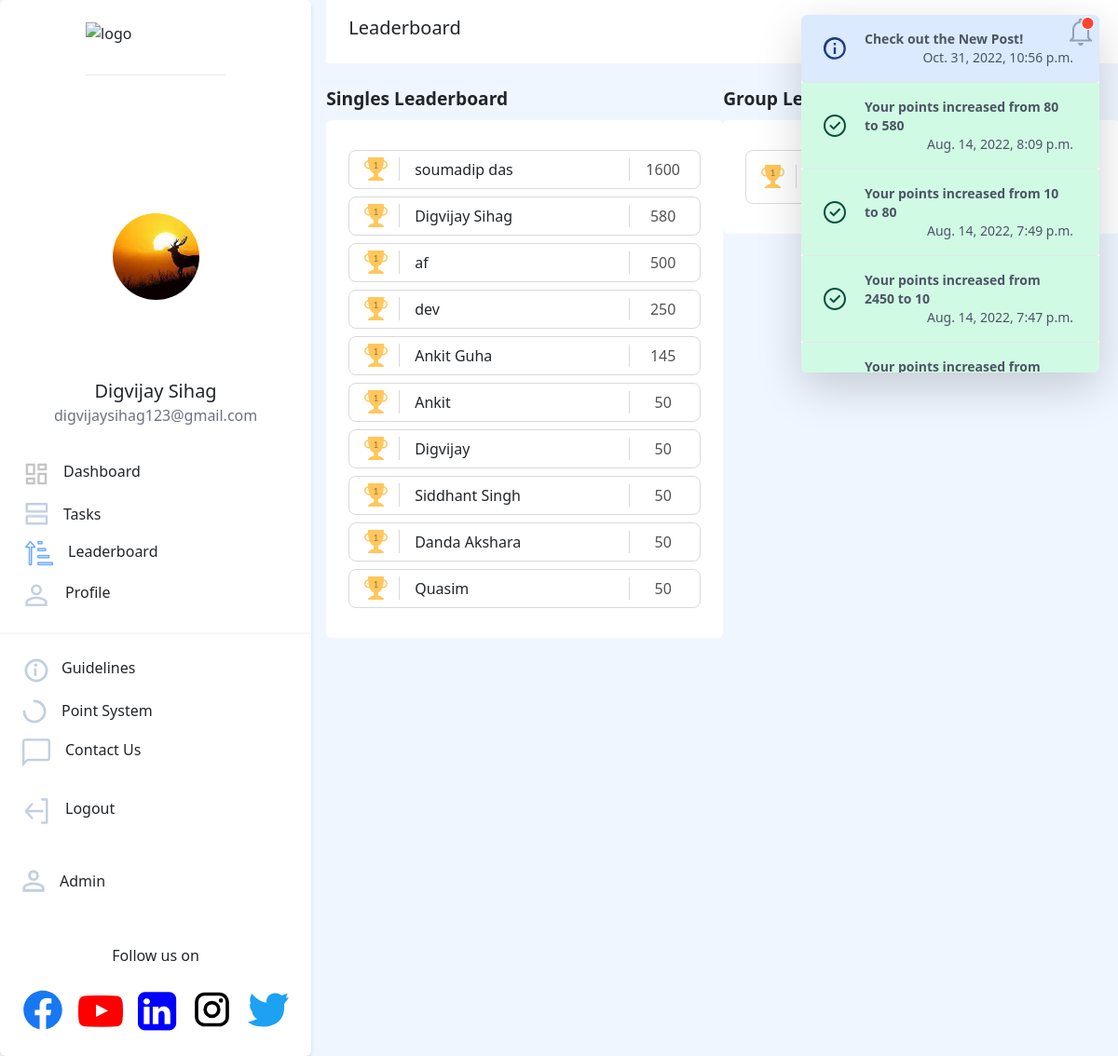
Screenshot of /leaderboard/ (signed in) with the database file from the repository.
### users/models.py (models this page shows, shortened)
class NewUser(AbstractBaseUser, PermissionsMixin):
    id = models.SlugField(primary_key=True, default=uuid.uuid4)
    alcherid = models.CharField(
        max_length=9, blank=True, unique=True, default=create_new_ref_number)
    img = models.ImageField(
        upload_to="image-uploads/", default='image-uploads/user.png')
    email = models.EmailField(_('email address'), unique=True)
    username = models.CharField(max_length=150, unique=False, default="user")
    firstname = models.CharField(max_length=150, blank=True)
    phone = PhoneNumberField(unique=False, blank=True)
    graduation_year = models.CharField(max_length=200, unique=False)
    college_state = models.CharField(max_length=200, unique=False)
    college_city = models.CharField(max_length=200, unique=False)
    college_name = models.CharField(max_length=200, unique=False)
    position_of_responsibility = models.CharField(
        max_length=200, unique=False, blank=True)
    interested_modules = models.CharField(
        max_length=200, unique=False, blank=True)
    instahandle = models.CharField(
        max_length=200, blank=True, unique=True, )
    referred_by = models.CharField(
        max_length=9, blank=True)
    referrals = models.IntegerField(default=0)
    date_joined = models.DateTimeField(default=timezone.now)
    provider = models.CharField(max_length=200, unique=False, default="email")
    about = models.TextField(_('about'), max_length=500, blank=True)
    is_staff = models.BooleanField(default=False)
    is_active = models.BooleanField(default=False)
    objects = CustomAccountManager()
    points = models.IntegerField(default=250)
    tasks = models.IntegerField(default=0)
    USERNAME_FIELD = 'email'
    REQUIRED_FIELDS = ['firstname']

class UserGroup(models.Model):
    id = models.SlugField(primary_key=True, default=uuid.uuid4)
    leader = models.ForeignKey(
        'NewUser', related_name='leader', on_delete=models.CASCADE)
    executive = models.ForeignKey(
        'NewUser', related_name='executive', on_delete=models.CASCADE)
    college_state = models.CharField(max_length=200, unique=False)
    college_city = models.CharField(max_length=200, unique=False)
    college_name = models.CharField(max_length=200, unique=False)
    @property
    def getPoints(self):
        return self.leader.points + self.executive.points
    referred_by = models.CharField(
        max_length=9, blank=True)

### dashboard/models.py (models this page shows, shortened)
class Notifications(models.Model):
    TYPECHOICES = [
        ('Success', 'Success'),
        ('Warning', 'Warning'),
        ('Info', 'Info'),
    ]
    id = models.SlugField(primary_key=True, default=uuid.uuid4)
    message = models.CharField(max_length=200)
    user = models.ForeignKey(
        'users.NewUser', default=None, null=True,blank=True, on_delete=models.CASCADE)
    created_on = models.DateTimeField(default=timezone.now)
    type = models.CharField(max_length=200,choices=TYPECHOICES)
    isread=models.BooleanField(default=False)

### dashboard/views.py (the view)
# urls.py: path('leaderboard/', dashboard_views.leaderboard, name='leaderboard'),
@login_required
def leaderboard(request):
    notification_list = Notifications.objects.filter(
            Q(user=request.user) | Q(user=None)).order_by('-created_on')
    isread = True
    notification_list = Notifications.objects.filter(
        Q(user=request.user) | Q(user=None)).order_by('-created_on')
    for notif in notification_list:
        if not notif.isread:
            isread = False
            break
    users = NewUser.objects.filter(is_active=True).order_by('-points')[:10]
    teamPoints=[]
    teamPoints.append(UserGroup.objects.first().getPoints)
    groupUsers=sorted(UserGroup.objects.all(), key=lambda t: t.getPoints,reverse=True)[:5]
    paginator1 = Paginator(users,5)
    paginator2 = Paginator(groupUsers,5)
    page_number1 = request.GET.get('page')
    page_number2 = request.GET.get('page')
    page_obj1= paginator1.get_page(page_number1)
    page_obj2= paginator2.get_page(page_number2)
    context = {
        'heading': "Leaderboard",
        'users': users,
        'grpusers': groupUsers,
        'notification_list': notification_list, 'isread': isread,
        'index': page_obj1,
        'index1':page_obj2,
    }
    return render(request, 'dashboard/complete_leaderboard.html', context)

### templates/dashboard/complete_leaderboard.html (shortened to what this page needs)
{% extends '../basic.html'%}
{% load static %}
{% block body %}
<body class="bg-blue-50 ">
    <div class="flex">
        {% include "../navbar.html" %}
        <div style="display: flex; flex-direction: row; justify-content: space-evenly; " class="leaderboard-body">
            <div class="leaderboard1" style="display:flex; flex-direction: column;">
                <div class="mt-4" style="font-size: larger;font-weight: bolder;">Singles Leaderboard</div>
                <div class="flex">
                    <div class="bg-white mt-2 rounded p-6 leaderboard-ind">
                        {% for user in users %}
                        <div class="px-3 my-2"
                            style="border: 1px solid rgb(218, 218, 218); border-radius: 8px; display: flex; align-items: center;">
                            <div class="pr-3" style="border-right: 1px solid rgb(218, 218, 218)"><img
                                    src="{% static 'images/gold.png' %}"></div>
                            <div class="ml-4 my-2">{{ user.firstname }} {{ user.lastname }}</div>
                            <div class="ml-auto pl-3"
                                style="border-left: 1px solid rgb(218, 218, 218);color: rgb(82, 82, 82); width:60px; text-align: center;">
                                {{ user.points }}</div>
                        </div>
                        {% endfor %}
                    </div>
                </div>
            </div>
            <div class="leaderboard2" style="display:flex; flex-direction: column;">
                <div class="mt-4" style="font-size: larger;font-weight: bolder;">Group Leaderboard</div>
                <div class="flex">
                    <div class="bg-white mt-2 rounded p-6 leaderboard-ind">
                        {% for user in grpusers %}
                        <div class="px-3 my-2"
                            style="border: 1px solid rgb(218, 218, 218); border-radius: 8px; display: flex; align-items: center;">
                            <div class="pr-3" style="border-right: 1px solid rgb(218, 218, 218)"><img
                                    src="{% static 'images/gold.png' %}"></div>
                            <div class="names" style="display: flex; flex-direction: column;">
                                <div class="ml-4 " style="margin-top:4px;">{{ user.leader.firstname }} {{ user.leader.lastname }} </div>
                                <div class="ml-4 " style="margin-top:4px;">{{ user.executive.firstname }} {{ user.executive.lastname }}
                                </div>
                            </div>
                            <div class="ml-auto pl-3"
                                style="border-left: 1px solid rgb(218, 218, 218);color: rgb(82, 82, 82); width:60px; text-align: center;">
                                {{ user.leader.points }}</div>
                        </div>
                        {% endfor %}
                    </div>
                </div>
            </div>
        </div>
    </div>
</body>
{%endblock%}

### templates/navbar.html (shortened to what this page needs)
{% load static %}
<link rel="stylesheet" href="https://cdnjs.cloudflare.com/ajax/libs/font-awesome/4.7.0/css/font-awesome.min.css">
<link rel="stylesheet" href="https://cdnjs.cloudflare.com/ajax/libs/font-awesome/4.7.0/css/font-awesome.min.css">
<nav class="hidden sm:block bg-white h-screen border-gray-400 rounded ">
  <div class="flex flex-col justify-center bg-white border-gray-400 rounded shadow-md">
    <a href="/"><img src="https://i.ibb.co/28C2v0b/image.png" class="mt-6 mx-auto pb-3 border-b" width="150px"
        height="40px" alt="logo" border="0" /></a>
    <div class="flex flex-col justify-center" style="margin:1.5vh 0;align-items: center;">
      <div id="profile-value" class="absolute">
        <img src="{{request.user.img.url}}" width="93px" alt="profile pic" border="0" class="mx-auto rounded-full">
      </div>
      <div class="pt-4 font-medium text-xl text-center" style="margin-top:-60px;">{{request.user.firstname}}</div>
      <div class="text-gray-500 text-base font-normal text-center">{{request.user.email}}</div>
    </div>
    <div class="elements flex flex-col justify-center" style="margin:1vh 0;padding:1vh 0">
      <div>
        <a href="{% url 'dashboard_page' %}"
          class="rounded-full flex flex-nowrap pl-6 w-60 hover:border-0 hover:bg-gray-100 hover:no-underline"
          style="padding-top:1vh;padding-bottom:1vh">
          {% if heading == 'Dashboard' %}
          <img src="{% static 'icons/dashboard-active.png' %}" />
          {% else %}
          <img src="{% static 'icons/dashboard.png' %}" />
          {% endif %}
          <p class="pl-4 hover:no-underline" style="transform: translate(-2px,0)">Dashboard</p>
        </a>
      </div>
      <div>
        <a href="{% url 'tasks' %}"
          class="rounded-full flex flex-nowrap pl-6 w-60 hover:border-0 hover:bg-gray-100 hover:no-underline"
          style="padding-top:1vh;padding-bottom:1vh; transform: translate(3px,0)">
          {% if heading == 'Tasks' %}
          <img src="{% static 'icons/tasks-active.png' %}" />
          {% else %}
          <img src="{% static 'icons/tasks.png' %}" />
          {% endif %}
          <p class="pl-4 hover:no-underline">Tasks</p>
        </a>
      </div>
      <div>
        <a href="{% url 'leaderboard' %}"
          class="rounded-full flex flex-nowrap pl-6 w-60 hover:border-0 hover:bg-gray-100 hover:no-underline"
          style="padding-top:1vh;padding-bottom:1vh; transform: translate(3px,0)">
          {% if heading == 'Leaderboard' %}
          <img src="{% static 'icons/leaderboard-active.png' %}" />
          {% else %}
          <img src="{% static 'icons/leaderboard.png' %}" />
          {% endif %}
          <p class="pl-4 hover:no-underline">Leaderboard</p>
        </a>
      </div>
      <div>
        <a href="{% url 'profile' %}"
          class="rounded-full flex flex-nowrap w-60 pl-6 hover:border-0 hover:bg-gray-100 mb-3 hover:no-underline"
          style="cursor:pointer;padding-top:1vh;padding-bottom:1vh">
          {% if heading == 'Profile' %}
          <img src="{% static 'icons/profile-active.png' %}" />
          {% else %}
          <img src="{% static 'icons/profile.png' %}" />
          {% endif %}
          <p class="pl-4 no-underline">Profile</p>
        </a>
      </div>
      <hr class="border bg-gray-200" />
      <a href="{% url 'guidelines' %}"
        class="rounded-full flex flex-nowrap w-60 pl-6 hover:border-0 hover:bg-gray-100 hover:no-underline mt-3"
        style="cursor:pointer;padding-top:1vh;padding-bottom:1vh">
        <p class="pl-3 no-underline">Guidelines</p>
      </a>
      <a href="{% url 'scoring' %}"
        class="rounded-full flex flex-nowrap w-60 pl-6 hover:border-0 hover:bg-gray-100 hover:no-underline"
        style="cursor:pointer;padding-top:1vh;padding-bottom:1vh">
        <p class="pl-4 no-underline">Point System</p>
      </a>
      <a href="{% url 'contactus' %}"
        class="rounded-full flex flex-nowrap w-60 pl-6 hover:border-0 hover:bg-gray-100 hover:no-underline"
        style="cursor:pointer;padding-top:1vh;padding-bottom:1vh">
        {% if heading == 'Contact us' %}
        <img src="{% static 'icons/contactus-active.png' %}" />
        {% else %}
        <img src="{% static 'icons/contactus.png' %}" />
        {% endif %}
        <p class="pl-4 no-underline">Contact Us</p>
      </a>
      <a href="{% url 'logout' %}"
        class="side rounded-full flex flex-nowrap py-4 pl-6 w-60 hover:border-0 hover:bg-gray-100 hover:no-underline"
        style="cursor:pointer;padding-top:1vh;padding-bottom:1vh">
        <p class="pl-4 no-underline">Logout</p>
      </a>
      {% if request.user.is_staff %}
      <a href="/admin"
        class="rounded-full flex flex-nowrap py-4 w-60 pl-6 hover:border-0 hover:bg-gray-100 mb-3 hover:no-underline"
        style="cursor:pointer;padding-top:1vh;padding-bottom:1vh">
        <p class="pl-4 no-underline">Admin</p>
      </a>
      {%endif%}
    </div>
    <div>
      <div style="text-align:center">
        <p class="px-8" style="font-weight:500;">Follow us on</p>
        <div class=" flex justify-center space-x-4 m-4">
          <a style="cursor:pointer;" href="https://www.facebook.com/alcheringaiitg" target="_blank"></a>
            <a style="cursor:pointer;" href="https://www.youtube.com/c/AlcheringaIITG" target="_blank" svg width="44"
            height="45" viewBox="0 0 44 45" fill="none"><i class="fa fa-youtube-play" style="font-size:48px;color:red"></i></a>
            <a style="cursor:pointer;" href="https://www.linkedin.com/authwall?trk=bf&trkInfo=AQEZ62If97qwDgAAAYKixMIgRIiJRTVYpGfCuKUBT7hDLaZ2O_WMsImbVD2KPfis_cofdrdl320hyC4-wx_UgVR4O0bmDoroYCt9uncUYrrs-JdBIqTZUiRQ0DSDszcn6FFHLyk=&original_referer=&sessionRedirect=https%3A%2F%2Fwww.linkedin.com%2Fcompany%2Falcheringaiitguwahati%2F" target="_blank" svg width="44"
            height="45" viewBox="0 0 44 45" fill="none"><i width="34"
            height="45" class="fa fa-linkedin-square" style="font-size:48px;color:blue"></i></a>
          <a style="cursor:pointer;" href="https://www.instagram.com/alcheringaiitg/" target="_blank"></a>
          <a style="cursor:pointer;" href="https://twitter.com/alcheringaiitg" target="_blank"></a>
        </div>
      </div>
    </div>
  </div>
</nav>
<div class="mx-3 flex-grow" x-data="{ dropdownOpen: false }">
  <nav class=" px-6 py-3 flex justify-between bg-white sm:bg-none -mx-4 mx-0">
    <a class=" font-medium text-xl position-relative mr-16 ">{{ heading }}</a>
    {%include 'navbarnotifications.html'%}
  </nav>

### templates/navbarnotifications.html (shortened to what this page needs)
{% load static %}
<button @click="dropdownOpen = !dropdownOpen" id="notif_unread" style="z-index:100;">
    {% if isread %}
    <img src="{% static 'icons/notifications-read.png' %}" id="notif_unread_img"/>
    {% else %}
    <img src="{% static 'icons/notifications-unread.png' %}" id="notif_unread_img"/>
    {% endif %}
</button>
<div x-show="dropdownOpen" @click="dropdownOpen = false" class="fixed inset-0 h-full w-full z-10"></div>
<div x-show="dropdownOpen" class="absolute right-0 bg-white rounded-md shadow-lg overflow-y-scroll max-h-96 z-20 lg:mx-5"
    style="width:20rem;" id="dropdown" style="display:none;">
    {% for notification in notification_list %}
    {% if notification.type == 'Info' %}
    <div>
        <a class="flex items-center px-4 py-3 border-b hover:bg-blue-300 bg-blue-100 rounded-b text-blue-900">
            <div class="py-1"><svg class="fill-current h-6 w-6 text-teal-500 mr-4" xmlns="http://www.w3.org/2000/svg"
                    viewBox="0 0 20 20">
                    <path
                        d="M2.93 17.07A10 10 0 1 1 17.07 2.93 10 10 0 0 1 2.93 17.07zm12.73-1.41A8 8 0 1 0 4.34 4.34a8 8 0 0 0 11.32 11.32zM9 11V9h2v6H9v-4zm0-6h2v2H9V5z" />
                </svg>
            </div>
            <p class="text-gray-600 text-sm mx-1 flex-grow">
                <span class="font-bold" href="#">{{notification.message}}</span>
                <br /><span class="font-thin float-right" href="#">{{notification.created_on}}</span>
            </p>
        </a>
    </div>
    {% elif notification.type == 'Success' %}
    <div>
        <a class="flex items-center px-4 py-3 border-b hover:bg-green-300 bg-green-100 rounded-b text-green-900">
            <div class="py-1">
            </div>
            <div class="text-gray-600 text-sm mx-1 flex-grow">
                <span class="font-bold" href="#">{{notification.message}}</span>
                <br /><span class="font-thin float-right" href="#">{{notification.created_on}}</span>
            </div>
        </a>
    </div>
    {% endif %}
    {% endfor %}
</div>

### rows the page displays
NewUser: user.img (picture), user.firstname "Digvijay Sihag", user.email "digvijaysihag123@gmail.com", firstname "Digvijay Sihag", points "580"
Notifications: message "Check out the New Post!", created_on "Oct. 31, 2022, 10:56 p.m."
Notifications: message "Your points increased from 80 to 580", created_on "Aug. 14, 2022, 8:09 p.m."
Notifications: message "Your points increased from 10 to 80", created_on "Aug. 14, 2022, 7:49 p.m."
Notifications: message "Your points increased from 2450 to 10", created_on "Aug. 14, 2022, 7:47 p.m."
Notifications: message "Your points increased from…"
NewUser: firstname "soumadip das", points "1600"
NewUser: firstname "af", points "500"
NewUser: firstname "dev", points "250"
NewUser: firstname "Ankit Guha", points "145"
NewUser: firstname "Ankit", points "50"
NewUser: firstname "Digvijay", points "50"
NewUser: firstname "Siddhant Singh", points "50"
NewUser: firstname "Danda Akshara", points "50"
NewUser: firstname "Quasim", points "50"

### other values shown
{{ heading }} "Leaderboard"
